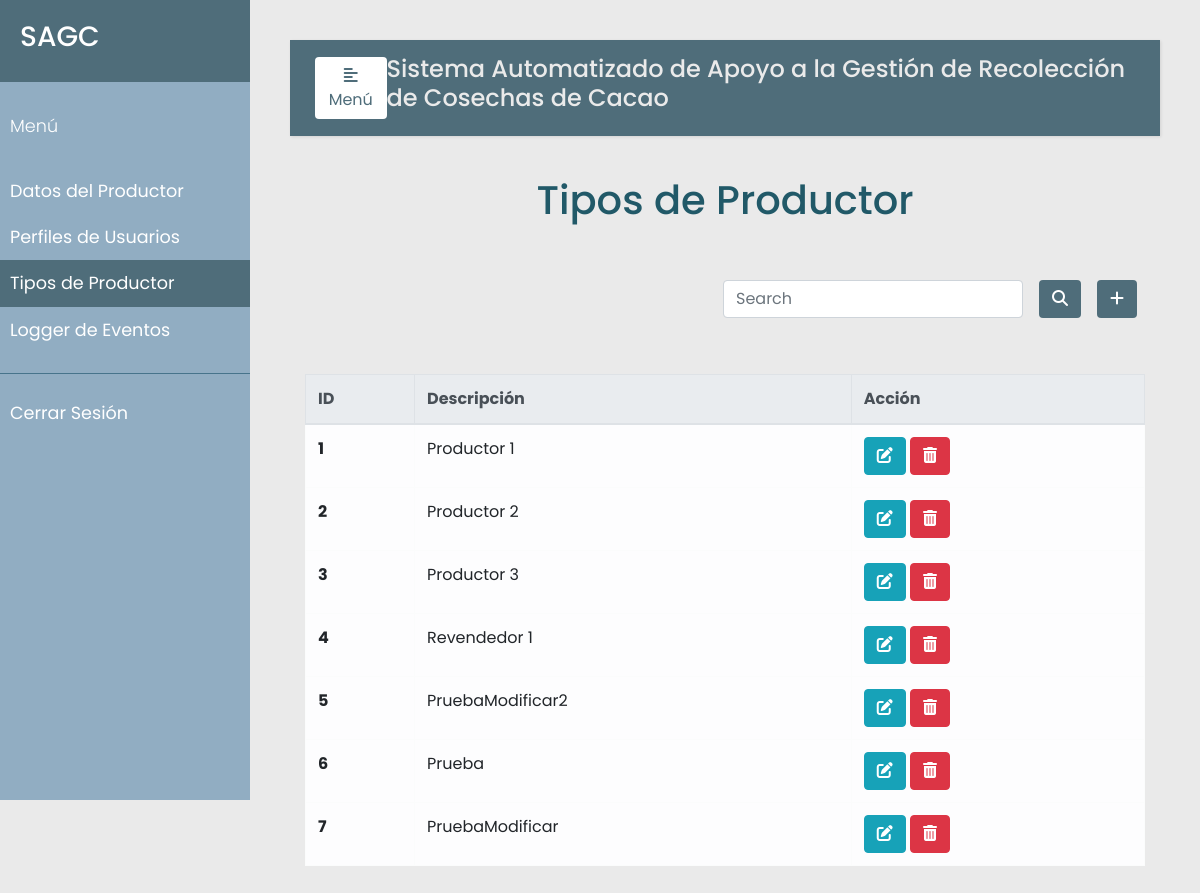
/tipo_productor/update/1 (signed in), run on an earlier commit of the app's database.
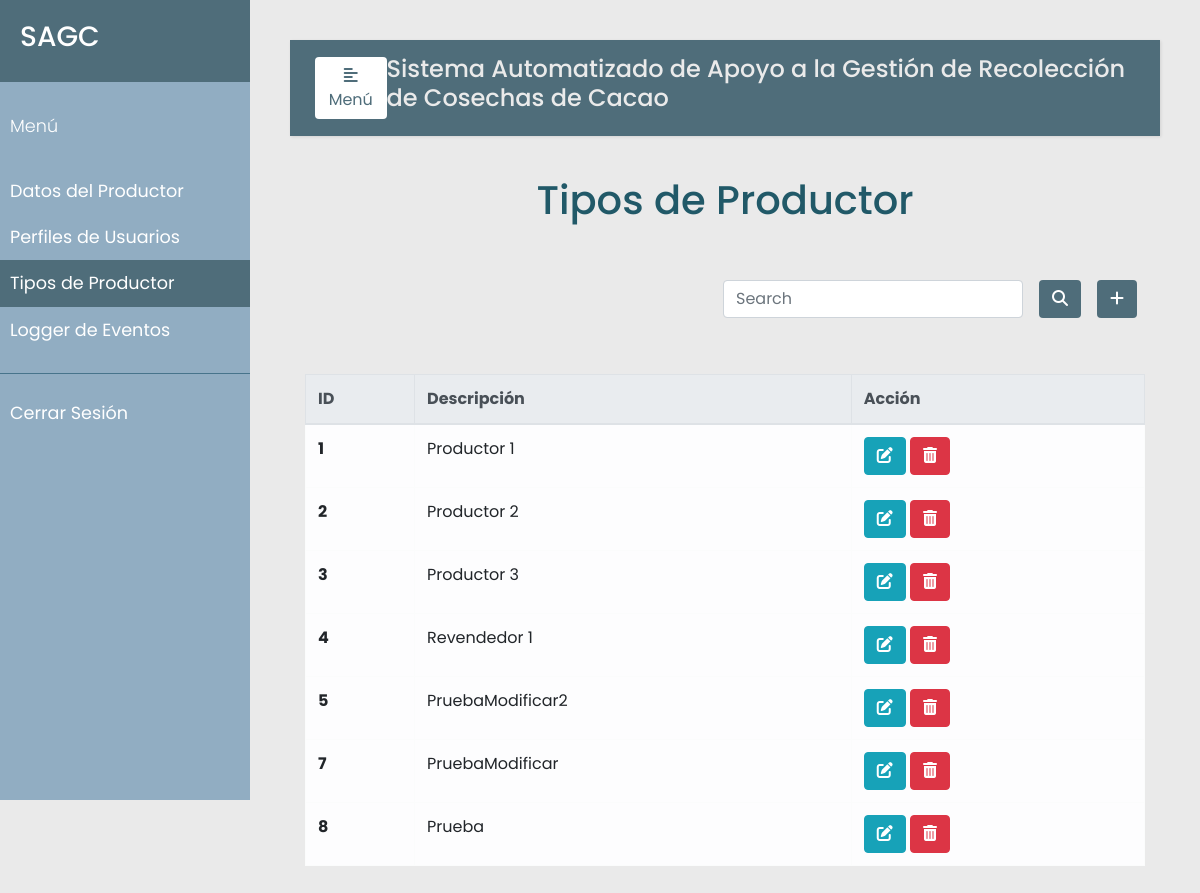
And on a later commit of the database.
### models.py (models this page shows, shortened)
class TipoProductor(db.Model):
    __tablename__ = 'tipo_prod'
    id = db.Column(db.Integer, primary_key=True)
    descripcion = db.Column(db.String(120), nullable=False, unique=True)
    producer = db.relationship('Productor', backref='tipo_productor', lazy=True)

### app.py (the view, shortened to what this page needs)
@app.route('/tipo_productor/update/<int:id>', methods=['GET', 'POST'])
@login_required
def update_tipo_productor(id):
    error=None
    tipo_prod = TipoProductor.query.all()
    type_to_update = TipoProductor.query.get_or_404(id)
    return render_template("tipo_productor.html", error=error, admin=session['rol_admin'], tipo_prod=tipo_prod)

### app.py (called while the page is built)
def login_required(f):
    @wraps(f)
    def wrap(*args, **kwargs):
        if 'logged_in' in session:
            return f(*args, **kwargs)
        else:
            flash('Necesitas iniciar sesión primero')
            return redirect(url_for('login'))
    return wrap

### templates/tipo_productor.html (shortened to what this page needs)
{% extends "base.html" %}
{% block navbar %}
<li class="nav-item">
    <a class="nav-link" href="{{url_for('productor')}}">Datos del Productor</a>
</li>
<li class="nav-item">
    <a class="nav-link" href="{{url_for('perfiles')}}">Perfiles de Usuarios</a>
</li>
<li class="nav-item active">
  <a class="nav-link" href="{{url_for('tipo_productor')}}">Tipos de Productor<span class="sr-only">(current)</span></a>
</li>
<li class="nav-item">
    <a class="nav-link" href="{{url_for('eventos')}}">Logger de Eventos</a>
</li>
{% endblock %}
{% block sesion %}
<li class="nav-item">
  <a class="nav-link" href="{{url_for('logout')}}">Cerrar Sesión</a>
</li>
{% endblock %}
{% block content %}
    <div class="container h-100">
        <p class="text-center h1 fw-bold mb-5 mx-1 mx-md-4 mt-4">Tipos de Productor</p>
        <div class="d-flex flex-row-reverse bd-highlight">
            <div class="p-2 bd-highlight">
              <button type="button" class="btn" style="color:#fff; background-color:#4F6D7A;" data-toggle="modal" data-target="#exampleModalLong">
                <i class="fa-solid fa-plus"></i>
              </button>
            </div>
            <div class="p-2 bd-highlight" style="display:flex; align-content: flex-end;">
              <form action='/tipo_productor/search' method="post" class="form-inline" style="justify-content: flex-end">
                <input class="form-control mr-3 w-75" type="text" placeholder="Search" aria-label="Buscar" name="search_tipo_productor">
                <button type="submit" id="search_tipo_productor" name="action-type" value="search" class="btn" style="color:#fff; background-color:#4F6D7A;">
                  <i class="fas fa-search" aria-hidden="true"></i>
                </button>
              </form>
            </div>
          </div>
        <br/>
        <br>
        <table class="table table-bordered table-light table-hover">
          <thead class="thead-light">
            <tr>
              <th scope="col">ID</th>
              <th scope="col">Descripción</th>
              <th scope="col">Acción</th>
            </tr>
          </thead>
          <tbody>
            {% for u in tipo_prod %}
            <tr>
              <th scope="row">{{u.id}}</th>
              <td>{{u.descripcion}}</td>
              <td>
                <button type="button" class="btn btn-info" data-toggle="modal" data-target="#edit-modal-{{u.id}}">
                  <i class="fas fa-edit"></i>
                </button>
                <button type="button" class="btn btn-danger" data-toggle="modal" data-target="#delete-modal-{{u.id}}">
                  <i class="fas fa-trash-alt"></i>
                </button>
              </td>
            </tr>
            {% endfor %}
          </tbody>
        </table>
    </div>
{% endblock %}

What changed in the data, as far as the page shows it:
removed TipoProductor: id "6", descripcion "Prueba"
added TipoProductor: id "8", descripcion "Prueba"
